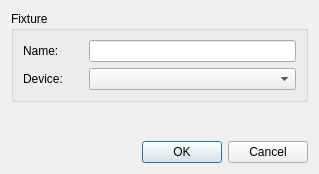
<?xml version="1.0" encoding="UTF-8"?>
<ui version="4.0">
 <class>DlgFixture</class>
 <widget class="QDialog" name="DlgFixture">
  <property name="geometry">
   <rect>
    <x>0</x>
    <y>0</y>
    <width>319</width>
    <height>174</height>
   </rect>
  </property>
  <property name="windowTitle">
   <string>Dialog</string>
  </property>
  <layout class="QVBoxLayout" name="verticalLayout_2">
   <item>
    <widget class="QGroupBox" name="groupBox">
     <property name="title">
      <string>Fixture</string>
     </property>
     <layout class="QVBoxLayout" name="verticalLayout">
      <item>
       <layout class="QHBoxLayout" name="horizontalLayout">
        <item>
         <widget class="QLabel" name="label">
          <property name="minimumSize">
           <size>
            <width>60</width>
            <height>0</height>
           </size>
          </property>
          <property name="maximumSize">
           <size>
            <width>60</width>
            <height>16777215</height>
           </size>
          </property>
          <property name="text">
           <string>Name:</string>
          </property>
         </widget>
        </item>
        <item>
         <widget class="QLineEdit" name="m_pFixtureName"/>
        </item>
       </layout>
      </item>
      <item>
       <layout class="QHBoxLayout" name="horizontalLayout_2">
        <item>
         <widget class="QLabel" name="label_2">
          <property name="minimumSize">
           <size>
            <width>60</width>
            <height>0</height>
           </size>
          </property>
          <property name="maximumSize">
           <size>
            <width>60</width>
            <height>16777215</height>
           </size>
          </property>
          <property name="text">
           <string>Device:</string>
          </property>
         </widget>
        </item>
        <item>
         <widget class="QComboBox" name="m_pDevice"/>
        </item>
       </layout>
      </item>
     </layout>
    </widget>
   </item>
   <item>
    <spacer name="verticalSpacer">
     <property name="orientation">
      <enum>Qt::Orientation::Vertical</enum>
     </property>
     <property name="sizeHint" stdset="0">
      <size>
       <width>20</width>
       <height>40</height>
      </size>
     </property>
    </spacer>
   </item>
   <item>
    <widget class="QDialogButtonBox" name="buttonBox">
     <property name="orientation">
      <enum>Qt::Orientation::Horizontal</enum>
     </property>
     <property name="standardButtons">
      <set>QDialogButtonBox::StandardButton::Cancel|QDialogButtonBox::StandardButton::Ok</set>
     </property>
    </widget>
   </item>
  </layout>
 </widget>
 <resources/>
 <connections>
  <connection>
   <sender>buttonBox</sender>
   <signal>accepted()</signal>
   <receiver>DlgFixture</receiver>
   <slot>accept()</slot>
   <hints>
    <hint type="sourcelabel">
     <x>248</x>
     <y>254</y>
    </hint>
    <hint type="destinationlabel">
     <x>157</x>
     <y>274</y>
    </hint>
   </hints>
  </connection>
  <connection>
   <sender>buttonBox</sender>
   <signal>rejected()</signal>
   <receiver>DlgFixture</receiver>
   <slot>reject()</slot>
   <hints>
    <hint type="sourcelabel">
     <x>316</x>
     <y>260</y>
    </hint>
    <hint type="destinationlabel">
     <x>286</x>
     <y>274</y>
    </hint>
   </hints>
  </connection>
 </connections>
</ui>
